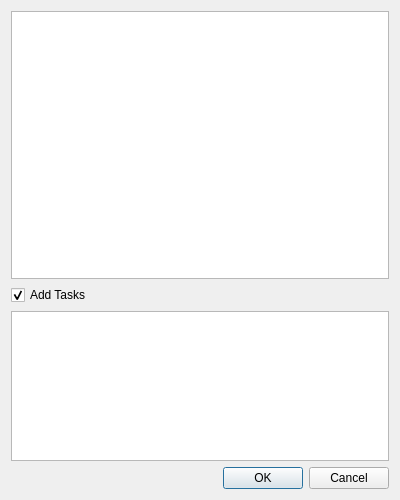
<?xml version="1.0" encoding="UTF-8"?>
<ui version="4.0">
 <class>Form</class>
 <widget class="QWidget" name="Form">
  <property name="geometry">
   <rect>
    <x>0</x>
    <y>0</y>
    <width>400</width>
    <height>500</height>
   </rect>
  </property>
  <property name="windowTitle">
   <string>Form</string>
  </property>
  <layout class="QGridLayout" name="gridLayout">
   <item row="0" column="0" colspan="2">
    <widget class="QListWidget" name="list_steps"/>
   </item>
   <item row="1" column="0">
    <widget class="QCheckBox" name="checkbox_add_tasks">
     <property name="text">
      <string>Add Tasks</string>
     </property>
     <property name="checked">
      <bool>true</bool>
     </property>
    </widget>
   </item>
   <item row="1" column="1">
    <spacer name="horizontalSpacer">
     <property name="orientation">
      <enum>Qt::Horizontal</enum>
     </property>
     <property name="sizeHint" stdset="0">
      <size>
       <width>301</width>
       <height>20</height>
      </size>
     </property>
    </spacer>
   </item>
   <item row="3" column="0" colspan="2">
    <widget class="QDialogButtonBox" name="button_box">
     <property name="standardButtons">
      <set>QDialogButtonBox::Cancel|QDialogButtonBox::Ok</set>
     </property>
    </widget>
   </item>
   <item row="2" column="0" colspan="2">
    <widget class="QListWidget" name="list_tasks">
     <property name="maximumSize">
      <size>
       <width>16777215</width>
       <height>150</height>
      </size>
     </property>
    </widget>
   </item>
  </layout>
 </widget>
 <resources/>
 <connections/>
</ui>
